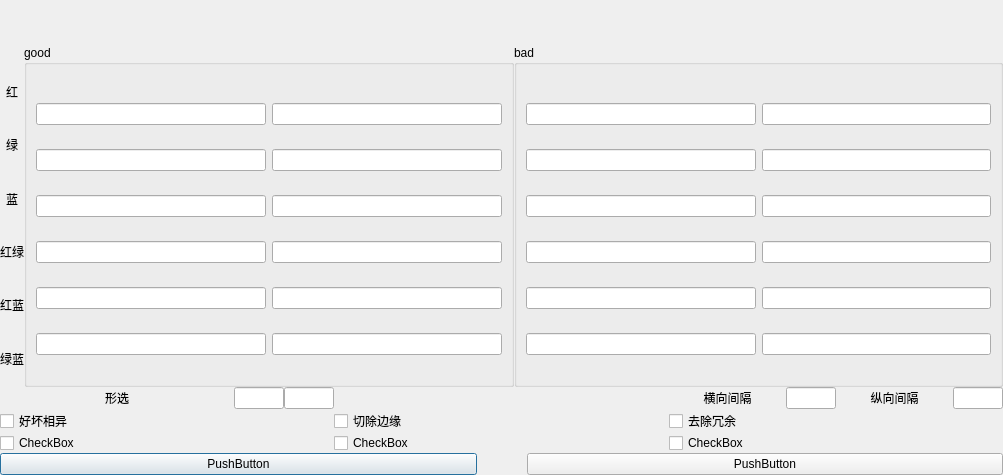
<?xml version="1.0" encoding="UTF-8"?>
<ui version="4.0">
 <class>AiSetDialog</class>
 <widget class="QDialog" name="AiSetDialog">
  <property name="geometry">
   <rect>
    <x>0</x>
    <y>0</y>
    <width>1003</width>
    <height>475</height>
   </rect>
  </property>
  <property name="windowTitle">
   <string notr="true">Dialog</string>
  </property>
  <layout class="QGridLayout" name="gridLayout">
   <property name="leftMargin">
    <number>0</number>
   </property>
   <property name="topMargin">
    <number>0</number>
   </property>
   <property name="rightMargin">
    <number>0</number>
   </property>
   <property name="bottomMargin">
    <number>0</number>
   </property>
   <property name="horizontalSpacing">
    <number>2</number>
   </property>
   <property name="verticalSpacing">
    <number>0</number>
   </property>
   <item row="0" column="0">
    <spacer name="horizontalSpacer">
     <property name="orientation">
      <enum>Qt::Horizontal</enum>
     </property>
     <property name="sizeHint" stdset="0">
      <size>
       <width>1003</width>
       <height>45</height>
      </size>
     </property>
    </spacer>
   </item>
   <item row="1" column="0">
    <layout class="QGridLayout" name="gridLayout_4">
     <item row="0" column="0">
      <layout class="QGridLayout" name="gridLayout_5">
       <property name="topMargin">
        <number>20</number>
       </property>
       <property name="bottomMargin">
        <number>2</number>
       </property>
       <item row="0" column="0">
        <widget class="QLabel" name="label_red">
         <property name="text">
          <string notr="true">红</string>
         </property>
         <property name="alignment">
          <set>Qt::AlignCenter</set>
         </property>
        </widget>
       </item>
       <item row="1" column="0">
        <widget class="QLabel" name="label_green">
         <property name="text">
          <string notr="true">绿</string>
         </property>
         <property name="alignment">
          <set>Qt::AlignCenter</set>
         </property>
        </widget>
       </item>
       <item row="2" column="0">
        <widget class="QLabel" name="label_blue">
         <property name="text">
          <string notr="true">蓝</string>
         </property>
         <property name="alignment">
          <set>Qt::AlignCenter</set>
         </property>
        </widget>
       </item>
       <item row="3" column="0">
        <widget class="QLabel" name="label_rg">
         <property name="text">
          <string notr="true">红绿</string>
         </property>
         <property name="alignment">
          <set>Qt::AlignCenter</set>
         </property>
        </widget>
       </item>
       <item row="4" column="0">
        <widget class="QLabel" name="label_rb">
         <property name="text">
          <string notr="true">红蓝</string>
         </property>
         <property name="alignment">
          <set>Qt::AlignCenter</set>
         </property>
        </widget>
       </item>
       <item row="5" column="0">
        <widget class="QLabel" name="label_bg">
         <property name="text">
          <string notr="true">绿蓝</string>
         </property>
         <property name="alignment">
          <set>Qt::AlignCenter</set>
         </property>
        </widget>
       </item>
      </layout>
     </item>
     <item row="0" column="1">
      <widget class="QGroupBox" name="groupBox">
       <property name="maximumSize">
        <size>
         <width>600</width>
         <height>350</height>
        </size>
       </property>
       <property name="title">
        <string>good</string>
       </property>
       <layout class="QGridLayout" name="gridLayout_6">
        <property name="topMargin">
         <number>20</number>
        </property>
        <item row="0" column="0">
         <widget class="myLineEdit" name="lineEdit_red">
          <property name="text">
           <string notr="true"/>
          </property>
          <property name="alignment">
           <set>Qt::AlignCenter</set>
          </property>
         </widget>
        </item>
        <item row="0" column="1">
         <widget class="myLineEdit" name="lineEdit_red_2">
          <property name="text">
           <string notr="true"/>
          </property>
          <property name="alignment">
           <set>Qt::AlignCenter</set>
          </property>
         </widget>
        </item>
        <item row="1" column="0">
         <widget class="myLineEdit" name="lineEdit_green">
          <property name="text">
           <string notr="true"/>
          </property>
          <property name="alignment">
           <set>Qt::AlignCenter</set>
          </property>
         </widget>
        </item>
        <item row="1" column="1">
         <widget class="myLineEdit" name="lineEdit_green_2">
          <property name="text">
           <string notr="true"/>
          </property>
          <property name="alignment">
           <set>Qt::AlignCenter</set>
          </property>
         </widget>
        </item>
        <item row="2" column="0">
         <widget class="myLineEdit" name="lineEdit_blue">
          <property name="text">
           <string notr="true"/>
          </property>
          <property name="alignment">
           <set>Qt::AlignCenter</set>
          </property>
         </widget>
        </item>
        <item row="2" column="1">
         <widget class="myLineEdit" name="lineEdit_blue_2">
          <property name="text">
           <string notr="true"/>
          </property>
          <property name="alignment">
           <set>Qt::AlignCenter</set>
          </property>
         </widget>
        </item>
        <item row="3" column="0">
         <widget class="myLineEdit" name="lineEdit_rg">
          <property name="text">
           <string notr="true"/>
          </property>
          <property name="alignment">
           <set>Qt::AlignCenter</set>
          </property>
         </widget>
        </item>
        <item row="3" column="1">
         <widget class="myLineEdit" name="lineEdit_rg_2">
          <property name="text">
           <string notr="true"/>
          </property>
          <property name="alignment">
           <set>Qt::AlignCenter</set>
          </property>
         </widget>
        </item>
        <item row="4" column="0">
         <widget class="myLineEdit" name="lineEdit_rb">
          <property name="text">
           <string notr="true"/>
          </property>
          <property name="alignment">
           <set>Qt::AlignCenter</set>
          </property>
         </widget>
        </item>
        <item row="4" column="1">
         <widget class="myLineEdit" name="lineEdit_rb_2">
          <property name="text">
           <string notr="true"/>
          </property>
          <property name="alignment">
           <set>Qt::AlignCenter</set>
          </property>
         </widget>
        </item>
        <item row="5" column="0">
         <widget class="myLineEdit" name="lineEdit_gb">
          <property name="text">
           <string notr="true"/>
          </property>
          <property name="alignment">
           <set>Qt::AlignCenter</set>
          </property>
         </widget>
        </item>
        <item row="5" column="1">
         <widget class="myLineEdit" name="lineEdit_gb_2">
          <property name="text">
           <string notr="true"/>
          </property>
          <property name="alignment">
           <set>Qt::AlignCenter</set>
          </property>
         </widget>
        </item>
       </layout>
      </widget>
     </item>
     <item row="0" column="2">
      <widget class="QGroupBox" name="groupBox_2">
       <property name="maximumSize">
        <size>
         <width>600</width>
         <height>350</height>
        </size>
       </property>
       <property name="title">
        <string>bad</string>
       </property>
       <layout class="QGridLayout" name="gridLayout_7">
        <property name="topMargin">
         <number>20</number>
        </property>
        <item row="1" column="0">
         <widget class="myLineEdit" name="lineEdit_green_3">
          <property name="text">
           <string notr="true"/>
          </property>
          <property name="alignment">
           <set>Qt::AlignCenter</set>
          </property>
         </widget>
        </item>
        <item row="4" column="0">
         <widget class="myLineEdit" name="lineEdit_rb_3">
          <property name="text">
           <string notr="true"/>
          </property>
          <property name="alignment">
           <set>Qt::AlignCenter</set>
          </property>
         </widget>
        </item>
        <item row="0" column="1">
         <widget class="myLineEdit" name="lineEdit_red_4">
          <property name="text">
           <string notr="true"/>
          </property>
          <property name="alignment">
           <set>Qt::AlignCenter</set>
          </property>
         </widget>
        </item>
        <item row="5" column="0">
         <widget class="myLineEdit" name="lineEdit_gb_3">
          <property name="text">
           <string notr="true"/>
          </property>
          <property name="alignment">
           <set>Qt::AlignCenter</set>
          </property>
         </widget>
        </item>
        <item row="2" column="1">
         <widget class="myLineEdit" name="lineEdit_blue_4">
          <property name="text">
           <string notr="true"/>
          </property>
          <property name="alignment">
           <set>Qt::AlignCenter</set>
          </property>
         </widget>
        </item>
        <item row="3" column="0">
         <widget class="myLineEdit" name="lineEdit_rg_3">
          <property name="text">
           <string notr="true"/>
          </property>
          <property name="alignment">
           <set>Qt::AlignCenter</set>
          </property>
         </widget>
        </item>
        <item row="0" column="0">
         <widget class="myLineEdit" name="lineEdit_red_3">
          <property name="text">
           <string notr="true"/>
          </property>
          <property name="alignment">
           <set>Qt::AlignCenter</set>
          </property>
         </widget>
        </item>
        <item row="5" column="1">
         <widget class="myLineEdit" name="lineEdit_gb_4">
          <property name="text">
           <string notr="true"/>
          </property>
          <property name="alignment">
           <set>Qt::AlignCenter</set>
          </property>
         </widget>
        </item>
        <item row="3" column="1">
         <widget class="myLineEdit" name="lineEdit_rg_4">
          <property name="text">
           <string notr="true"/>
          </property>
          <property name="alignment">
           <set>Qt::AlignCenter</set>
          </property>
         </widget>
        </item>
        <item row="2" column="0">
         <widget class="myLineEdit" name="lineEdit_blue_3">
          <property name="text">
           <string notr="true"/>
          </property>
          <property name="alignment">
           <set>Qt::AlignCenter</set>
          </property>
         </widget>
        </item>
        <item row="1" column="1">
         <widget class="myLineEdit" name="lineEdit_green_4">
          <property name="text">
           <string notr="true"/>
          </property>
          <property name="alignment">
           <set>Qt::AlignCenter</set>
          </property>
         </widget>
        </item>
        <item row="4" column="1">
         <widget class="myLineEdit" name="lineEdit_rb_4">
          <property name="text">
           <string notr="true"/>
          </property>
          <property name="alignment">
           <set>Qt::AlignCenter</set>
          </property>
         </widget>
        </item>
       </layout>
      </widget>
     </item>
    </layout>
   </item>
   <item row="2" column="0">
    <layout class="QHBoxLayout" name="horizontalLayout_5">
     <item>
      <layout class="QHBoxLayout" name="horizontalLayout_2">
       <item>
        <widget class="QLabel" name="label_scale">
         <property name="maximumSize">
          <size>
           <width>16777215</width>
           <height>50</height>
          </size>
         </property>
         <property name="text">
          <string notr="true">形选</string>
         </property>
         <property name="alignment">
          <set>Qt::AlignCenter</set>
         </property>
        </widget>
       </item>
       <item>
        <widget class="myLineEdit" name="lineEdit_scale">
         <property name="maximumSize">
          <size>
           <width>50</width>
           <height>50</height>
          </size>
         </property>
         <property name="text">
          <string notr="true"/>
         </property>
         <property name="alignment">
          <set>Qt::AlignCenter</set>
         </property>
        </widget>
       </item>
       <item>
        <widget class="myLineEdit" name="lineEdit_scale_2">
         <property name="maximumSize">
          <size>
           <width>50</width>
           <height>50</height>
          </size>
         </property>
         <property name="text">
          <string notr="true"/>
         </property>
         <property name="alignment">
          <set>Qt::AlignCenter</set>
         </property>
        </widget>
       </item>
      </layout>
     </item>
     <item>
      <spacer name="horizontalSpacer_2">
       <property name="orientation">
        <enum>Qt::Horizontal</enum>
       </property>
       <property name="sizeHint" stdset="0">
        <size>
         <width>40</width>
         <height>0</height>
        </size>
       </property>
      </spacer>
     </item>
     <item>
      <layout class="QHBoxLayout" name="horizontalLayout">
       <item>
        <widget class="QLabel" name="label_hzt">
         <property name="maximumSize">
          <size>
           <width>16777215</width>
           <height>50</height>
          </size>
         </property>
         <property name="text">
          <string notr="true">横向间隔</string>
         </property>
         <property name="alignment">
          <set>Qt::AlignCenter</set>
         </property>
        </widget>
       </item>
       <item>
        <widget class="myLineEdit" name="lineEdit_hzt">
         <property name="maximumSize">
          <size>
           <width>50</width>
           <height>16777215</height>
          </size>
         </property>
         <property name="text">
          <string notr="true"/>
         </property>
         <property name="alignment">
          <set>Qt::AlignCenter</set>
         </property>
        </widget>
       </item>
       <item>
        <widget class="QLabel" name="label_vtc">
         <property name="text">
          <string notr="true">纵向间隔</string>
         </property>
         <property name="alignment">
          <set>Qt::AlignCenter</set>
         </property>
        </widget>
       </item>
       <item>
        <widget class="myLineEdit" name="lineEdit_vtc">
         <property name="maximumSize">
          <size>
           <width>50</width>
           <height>16777215</height>
          </size>
         </property>
         <property name="text">
          <string notr="true"/>
         </property>
         <property name="alignment">
          <set>Qt::AlignCenter</set>
         </property>
        </widget>
       </item>
      </layout>
     </item>
    </layout>
   </item>
   <item row="3" column="0">
    <layout class="QGridLayout" name="gridLayout_3">
     <property name="verticalSpacing">
      <number>7</number>
     </property>
     <item row="0" column="0">
      <widget class="QCheckBox" name="checkBox">
       <property name="maximumSize">
        <size>
         <width>16777215</width>
         <height>50</height>
        </size>
       </property>
       <property name="text">
        <string>好坏相异</string>
       </property>
      </widget>
     </item>
     <item row="0" column="1">
      <widget class="QCheckBox" name="checkBox_2">
       <property name="text">
        <string>切除边缘</string>
       </property>
      </widget>
     </item>
     <item row="0" column="2">
      <widget class="QCheckBox" name="checkBox_3">
       <property name="text">
        <string>去除冗余</string>
       </property>
      </widget>
     </item>
    </layout>
   </item>
   <item row="4" column="0">
    <layout class="QHBoxLayout" name="horizontalLayout_3">
     <item>
      <widget class="QCheckBox" name="checkBox_svm1">
       <property name="maximumSize">
        <size>
         <width>16777215</width>
         <height>50</height>
        </size>
       </property>
       <property name="text">
        <string>CheckBox</string>
       </property>
      </widget>
     </item>
     <item>
      <widget class="QCheckBox" name="checkBox_svm2">
       <property name="text">
        <string>CheckBox</string>
       </property>
      </widget>
     </item>
     <item>
      <widget class="QCheckBox" name="checkBox_svm3">
       <property name="text">
        <string>CheckBox</string>
       </property>
      </widget>
     </item>
    </layout>
   </item>
   <item row="5" column="0">
    <layout class="QGridLayout" name="gridLayout_2">
     <property name="horizontalSpacing">
      <number>50</number>
     </property>
     <item row="0" column="0">
      <widget class="QPushButton" name="cancelBtn">
       <property name="text">
        <string notr="true">PushButton</string>
       </property>
      </widget>
     </item>
     <item row="0" column="1">
      <widget class="QPushButton" name="okBtn">
       <property name="text">
        <string notr="true">PushButton</string>
       </property>
      </widget>
     </item>
    </layout>
   </item>
  </layout>
 </widget>
 <customwidgets>
  <customwidget>
   <class>myLineEdit</class>
   <extends>QLineEdit</extends>
   <header location="global">mysortwidget/mylineedit.h</header>
  </customwidget>
 </customwidgets>
 <resources/>
 <connections/>
</ui>
